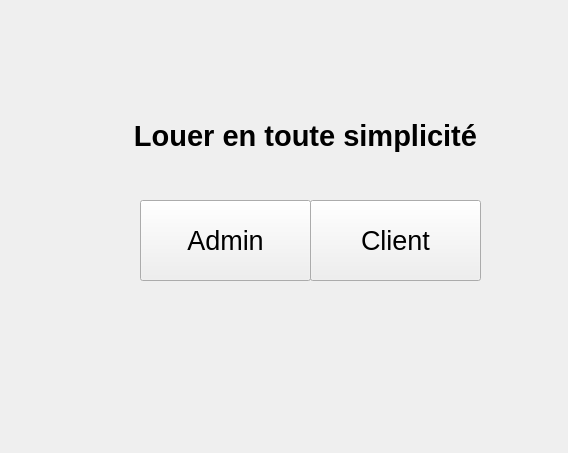
<?xml version="1.0" encoding="UTF-8"?>
<ui version="4.0">
 <class>FenetreConnexion</class>
 <widget class="QWidget" name="FenetreConnexion">
  <property name="geometry">
   <rect>
    <x>0</x>
    <y>0</y>
    <width>568</width>
    <height>453</height>
   </rect>
  </property>
  <property name="windowTitle">
   <string>Form</string>
  </property>
  <widget class="QWidget" name="centralWidget" native="true">
   <property name="geometry">
    <rect>
     <x>30</x>
     <y>30</y>
     <width>511</width>
     <height>391</height>
    </rect>
   </property>
   <widget class="QLabel" name="titre">
    <property name="geometry">
     <rect>
      <x>30</x>
      <y>70</y>
      <width>491</width>
      <height>71</height>
     </rect>
    </property>
    <property name="font">
     <font>
      <pointsize>22</pointsize>
      <weight>75</weight>
      <bold>true</bold>
     </font>
    </property>
    <property name="text">
     <string>Louer en toute simplicité</string>
    </property>
    <property name="alignment">
     <set>Qt::AlignCenter</set>
    </property>
   </widget>
   <widget class="QPushButton" name="clientCo">
    <property name="geometry">
     <rect>
      <x>280</x>
      <y>170</y>
      <width>171</width>
      <height>81</height>
     </rect>
    </property>
    <property name="font">
     <font>
      <pointsize>20</pointsize>
     </font>
    </property>
    <property name="text">
     <string>Client</string>
    </property>
   </widget>
   <widget class="QPushButton" name="adminCo">
    <property name="geometry">
     <rect>
      <x>110</x>
      <y>170</y>
      <width>171</width>
      <height>81</height>
     </rect>
    </property>
    <property name="font">
     <font>
      <pointsize>20</pointsize>
     </font>
    </property>
    <property name="text">
     <string>Admin</string>
    </property>
   </widget>
  </widget>
 </widget>
 <resources/>
 <connections/>
</ui>
